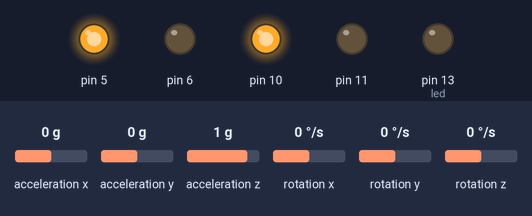
Bench run of a sketch on a simulated Arduino Uno, built with avr-gcc and run on an emulated ATmega328P. Shown: output pins drawn as LEDs (lit = HIGH). Wiring (inferred from the names in the program): MPU-6050 motion sensor at I2C address 0x68. The test bench sets the inputs (shaded band); at power-on: acceleration y 0 g, acceleration x 0 g, acceleration z 1 g, rotation x 0 °/s, rotation y 0 °/s, rotation z 0 °/s.

Above: at 1.2 s.
1.3 s: acceleration y set to 0.2 g
At 1.9 s:
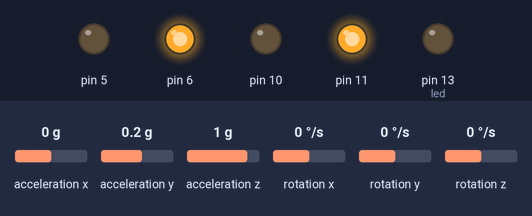
2.8 s: acceleration y set to -1.4 g
At 4.0 s:
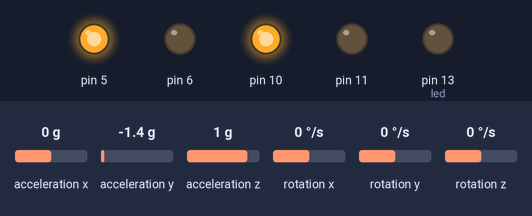
4.3 s: acceleration y set to 0.8 g
At 5.1 s:
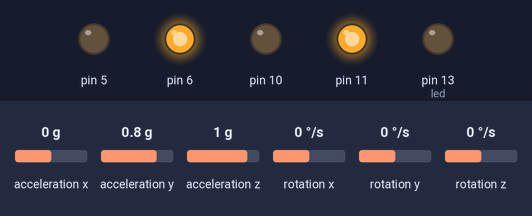
Timing chart, 0 to 7.3 s (numbered marks = the images above; inputs shaded):
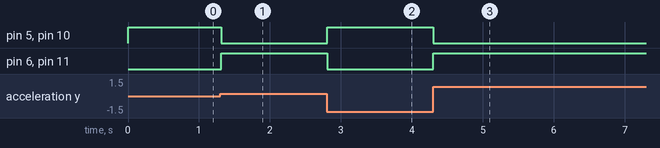

The sketch:

Gyro.ino
```cpp
// MPU-6050 Short Example Sketch
// By Arduino User JohnChi
// August 17, 2014
// Public Domain
#include<Wire.h>
int led = 13;
const int MPU_addr=0x68;  // I2C address of the MPU-6050
int16_t AcX,AcY,AcZ,Tmp,GyX,GyY,GyZ;
void setup(){
  pinMode(led, OUTPUT);
  pinMode(11, OUTPUT);
  pinMode(10, OUTPUT);
  pinMode(6, OUTPUT);
  pinMode(5, OUTPUT);
  Wire.begin();
  Wire.beginTransmission(MPU_addr);
  Wire.write(0x6B);  // PWR_MGMT_1 register
  Wire.write(0);     // set to zero (wakes up the MPU-6050)
  Wire.endTransmission(true);
  Serial.begin(9600);
}
void loop(){
  readChip();

  //digitalWrite(led, HIGH);   // turn the LED on (HIGH is the voltage level)
  //delay(30);               // wait for a second
  //digitalWrite(led, LOW);    // turn the LED off by making the voltage LOW

  int center = 1500.00;

  int accy = getFloat( AcY );

  if( accy > center + 100.00 )
  {
     analogWrite( 10, 0 );
     analogWrite( 11, 255 );

     analogWrite( 5, 0 );
     analogWrite( 6, 255 );
  }
  else if( accy < center - 100.00 )
  {
     analogWrite( 11, 0 );
     analogWrite( 10, 255 );

     analogWrite( 6, 0 );
     analogWrite( 5, 255 );
  }
  else if( 0 && accy > center + 100.00 )
  {
     analogWrite( 10, 0 );
     analogWrite( 11, 190 );

     analogWrite( 5, 0 );
     analogWrite( 6, 190 );
  }
  else if( 0 && accy < center - 100.00 )
  {
     analogWrite( 11, 0 );
     analogWrite( 10, 190 );

     analogWrite( 6, 0 );
     analogWrite( 5, 190 );
  }
  //serialOut();
  //Serial.println( getAX() );

  delay(10);
}

float getFloat( int val )
{
  return val;
}

void readChip()
{
  Wire.beginTransmission(MPU_addr);
  Wire.write(0x3B);  // starting with register 0x3B (ACCEL_XOUT_H)
  Wire.endTransmission(false);
  Wire.requestFrom(MPU_addr,14,true);  // request a total of 14 registers
  AcX=Wire.read()<<8|Wire.read();  // 0x3B (ACCEL_XOUT_H) & 0x3C (ACCEL_XOUT_L)
  AcY=Wire.read()<<8|Wire.read();  // 0x3D (ACCEL_YOUT_H) & 0x3E (ACCEL_YOUT_L)
  AcZ=Wire.read()<<8|Wire.read();  // 0x3F (ACCEL_ZOUT_H) & 0x40 (ACCEL_ZOUT_L)
  Tmp=Wire.read()<<8|Wire.read();  // 0x41 (TEMP_OUT_H) & 0x42 (TEMP_OUT_L)
  GyX=Wire.read()<<8|Wire.read();  // 0x43 (GYRO_XOUT_H) & 0x44 (GYRO_XOUT_L)
  GyY=Wire.read()<<8|Wire.read();  // 0x45 (GYRO_YOUT_H) & 0x46 (GYRO_YOUT_L)
  GyZ=Wire.read()<<8|Wire.read();  // 0x47 (GYRO_ZOUT_H) & 0x48 (GYRO_ZOUT_L)

}

void serialOut()
{
  Serial.print("AcX = "); Serial.print( getFloat(AcX));
  Serial.print(" | AcY = "); Serial.print(getFloat(AcY));
  Serial.print(" | AcZ = "); Serial.print(getFloat(AcZ));
  Serial.print(" | Tmp = "); Serial.print(Tmp/340.00+36.53);  //equation for temperature in degrees C from datasheet
  Serial.print(" | GyX = "); Serial.print(getFloat(GyX));
  Serial.print(" | GyY = "); Serial.print(getFloat(GyY));
  Serial.print(" | GyZ = "); Serial.println(getFloat(GyZ));
}
```

Measured:
- the behaviour switches between 0 and 0.1 g on acceleration y (found by bisection; images 0 and 1)
- after the input at 1.3 s, pin 5, pin 10: HIGH → LOW at once; pin 6, pin 11: LOW → HIGH at once
- after the input at 2.8 s, pin 5, pin 10: LOW → HIGH at once; pin 6, pin 11: HIGH → LOW at once
- after the input at 4.3 s, pin 5, pin 10: HIGH → LOW at once; pin 6, pin 11: LOW → HIGH at once
